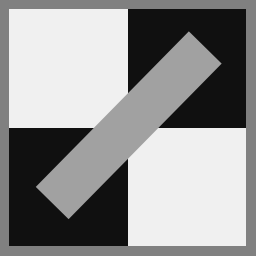
%> input picture matlab/images/image2.png, 256 x 256 px
$ octave que4.m   (GNU Octave 9; MATLAB toolbox functions it lacks are replaced by stand-ins)
%> lines starting %> are read from the running program, lines starting %| are printed output that depends on the picture; in (x1, y1, x2, y2) boxes, pixels count from 0 and x2, y2 are one past the last pixel; in counts of white or black regions, pixels touching at a corner belong together; the program's own positions count from 1
### matlab/houghVotes.m
function [H,theBin,rho] = houghVotes(edgeImg)
%Define the theta bin
theBin = -90:89;
% Find the maximum possible d: diagnol length of the image
d = sqrt(size(edgeImg,1)^2 + size(edgeImg,2)^2);
% Define step size for rhoBin matrix
rStep = 1;
% Define rho range
rho = -d:rStep:d;
% Rescale rho
rhoBin = 0:rStep:ceil(2*d);
% Initiate hough matrix
H = zeros(length(rhoBin),length(theBin));

% Below code if self explanatory
for i = 1:size(edgeImg,1)
    for j = 1:size(edgeImg,2)
        if(edgeImg(i,j))
            for k = 1:length(theBin)
                tempR = j*cos(theBin(k)* pi/180) + i*sin(theBin(k) * pi/180);
                tempR = round((tempR + d)/rStep)+1;
                H(tempR,k) = H(tempR,k) + 1;
            end
        end
    end
end

end

### matlab/houghPeaks.m
function peaks = houghPeaks(H,numPeaks)
% Copy H into HCopy
    HCopy = H;
    %Initiate peaks matrix
    peaks = zeros(numPeaks,2);
    numP = 0;
    threshold = 0.6*max(H(:));
   while(numP<numPeaks)
       if(threshold<=max(HCopy(:)))
           numP = numP + 1;
           [rows,cols] = find(HCopy == max(HCopy(:)));
           % make a copy of the positions and make it 0
           peaks(numP,:) = [rows(1),cols(1)];
           HCopy(rows(1),cols(1)) = 0;
       else
           % break if threshold condition is not met
           break;
       end
   end
   % return updated peaks matrix
   peaks = peaks(1:numP,:);
end

### matlab/drawHoughLines.m
function drawHoughLines(img,peaks,rho,theBin)
% below code is self explanatory
figure()
imshow(img);
hold on;
length(rho)
for i = 1:size(peaks,1)
    rhoTemp = rho(peaks(i,1));
    theTemp = theBin(peaks(i,2));
    if theTemp == 0
        x1 = rhoTemp;
        x2 = rhoTemp;
        y1 = 1;
        y2 = size(img,1);
    else
        x1 = 1;
        x2 = size(img,2);
        y1 = (rhoTemp - x1*cos(theTemp*pi/180)) / sin(theTemp*pi/180);
        y2 = (rhoTemp - x2*cos(theTemp*pi/180)) / sin(theTemp*pi/180);
    end
    plot([x1,x2],[y1,y2],'r','LineWidth',2);
    title('Image with hough lines');
end

end

### matlab/que4.m
% provide path for the image
img = imread('images/image2.png');
%> img is the input picture: size 256x256 uint8; min 16, max 240, mean 146.6
% Define hyper parameters
% tweak numPeaks for more lines(if required)
numPeaks = 14;
% Find the threshold for canny edge detection
[BW,threshOut] = edge(img,'Sobel');
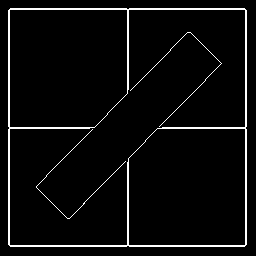
%> BW: size 256x256 logical; 4.4% white in thin lines or dots, all inside (x1, y1, x2, y2) = (8, 8, 247, 247)
%> threshOut = 0.13
% Find the edge image using canny edge detector
windowEdge = edge(img,'Canny',threshOut);
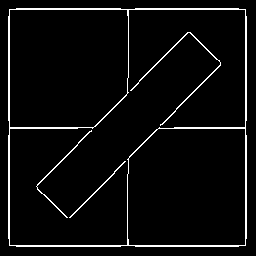
%> windowEdge: size 256x256 logical; 4.5% white in thin lines or dots, all inside (x1, y1, x2, y2) = (8, 8, 247, 247)
% Call the function houghVotes() to vote for Hough matrix
[H,theBin,rho] = houghVotes(windowEdge);
%> after the loop in houghVotes, `for i = 1:size(edgeImg,1)`:
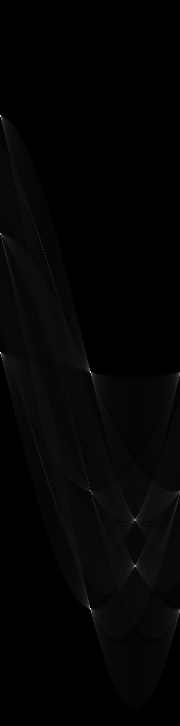
%> H: size 726x180 double; min 0, max 237, mean 4.1
%> after the loop in houghVotes, `for i = 1:size(edgeImg,1)`: tempR = 614
%> theBin = 180 values from -90 to 89; rho = 725 values from -362 to 362
% Find the hough peaks using houghPeaks()
peaks = houghPeaks(H,numPeaks);
%> in houghPeaks, `threshold = 0.6*max(H(:));`: threshold = 142.2
%> the loop in houghPeaks, `while(numP<numPeaks)` made 14 passes
%> (rows, cols) on passes 1 to 12: ([117; 353; 373; 609], [1; 1; 91; 91]), ([353; 373; 609], [1; 91; 91]), ([373; 609], [91; 91]), (609, 91), ([116; 354; 372; 610], [1; 1; 91; 91]), ([354; 372; 610], [1; 91; 91]), ([372; 610], [91; 91]), (610, 91), (567, 136), ([234; 235], [1; 1]), (235, 1), (521, 136)
%> after the loop in houghPeaks, `while(numP<numPeaks)`: HCopy: size 726x180 double; 0.01% of pixels changed, all inside (x1, y1, x2, y2) = (0, 115, 136, 610)
%> after the loop in houghPeaks, `while(numP<numPeaks)`: numP = 13; peaks = 14 rows, first 12: [117 1; 353 1; 373 91; 609 91; 116 1; 354 1; 372 91; 610 91; 567 136; 234 1; 235 1; 521 136]
%> in houghPeaks, `peaks = peaks(1:numP,:);`: peaks = 13 rows, first 12: [117 1; 353 1; 373 91; 609 91; 116 1; 354 1; 372 91; 610 91; 567 136; 234 1; 235 1; 521 136]
% Draw the lines on the image using drawHoughLines()
drawHoughLines(img,peaks,rho,theBin);
%> the loop in drawHoughLines, `for i = 1:size(peaks,1)` made 13 passes
%> (rhoTemp, theTemp, y1, y2) on passes 1, 2, 5, 6, 9, 10, 11, 12, 13: (-246, -90, 246, 246), (-10.04, -90, 10.04, 10.04), (-247, -90, 247, 247), (-9.04, -90, 9.04, 9.04), (204, 45, 287.4, 32.44), (-129, -90, 129, 129), (-128, -90, 128, 128), (158, 45, 222.4, -32.61), (157, 44, 224.9, -39.14)
%> (rhoTemp, theTemp, x1, x2) on passes 3, 4, 7, 8: (9.96, 0, 9.96, 9.96), (246, 0, 246, 246), (8.96, 0, 8.96, 8.96), (247, 0, 247, 247)
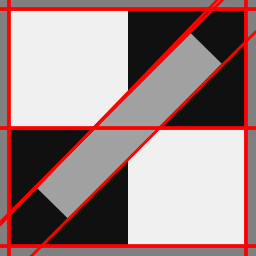
%> figure redrawn from the program's plot data; its title reads 'Image with hough lines'
